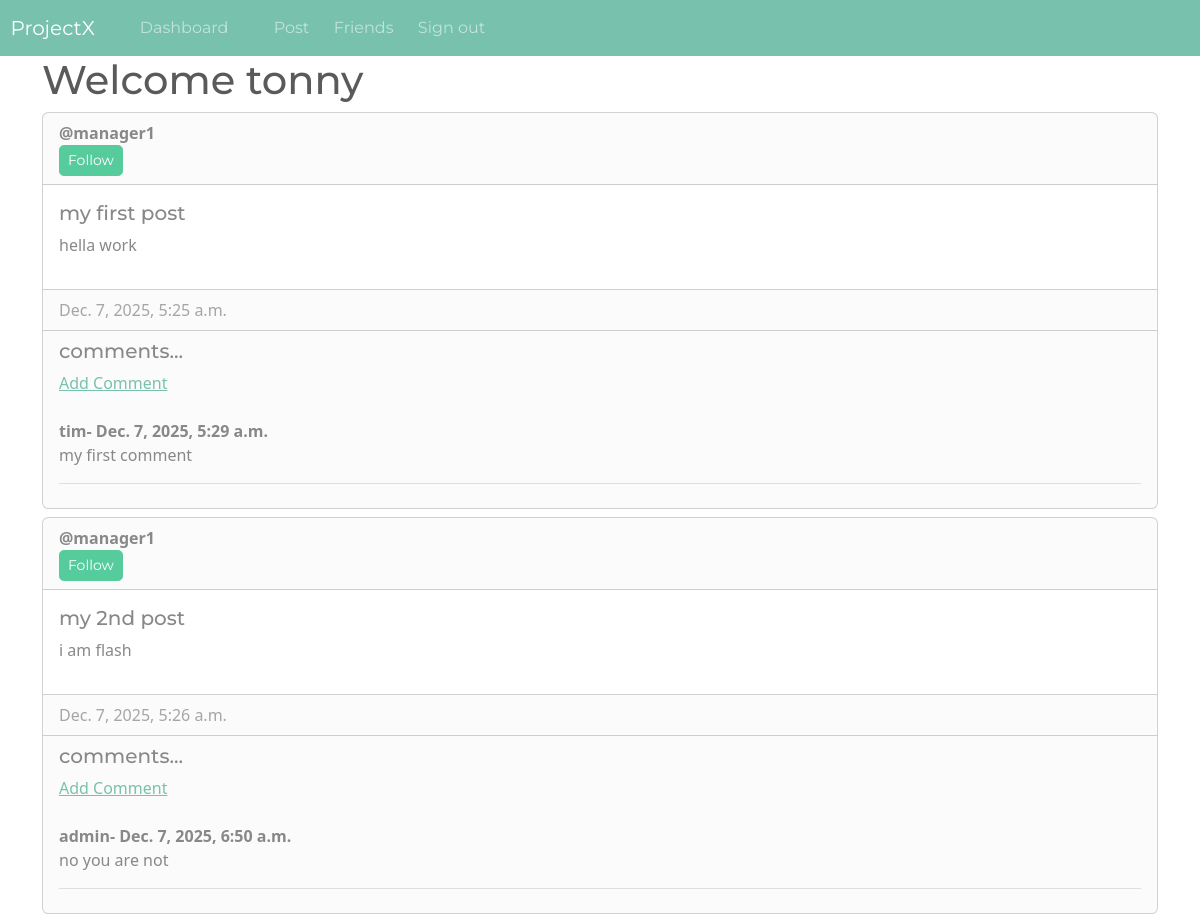
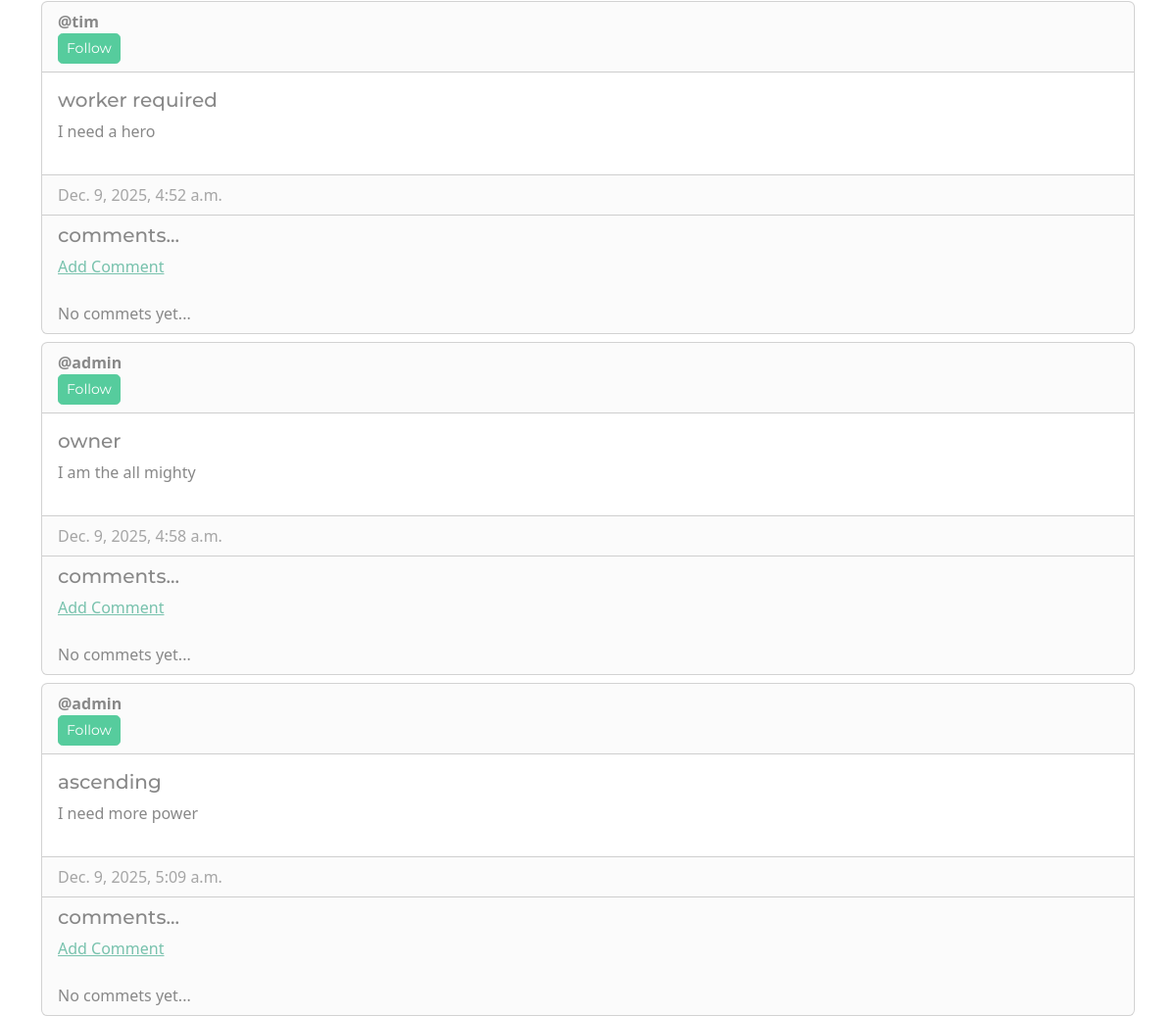
/dashboard (signed in), run on the app's committed database (2 pictures, top to bottom).
### databaseApp/models.py (models this page shows, shortened)
class Post(models.Model):
    author = models.ForeignKey(User, on_delete=models.CASCADE)
    title = models.CharField(max_length=200)
    description = models.TextField()
    created_at = models.DateTimeField(auto_now_add=True)

class Comment(models.Model):
    post = models.ForeignKey(Post, related_name="comments", on_delete=models.CASCADE)
    name = models.ForeignKey(User, on_delete=models.CASCADE)
    body = models.TextField()
    date_added = models.DateTimeField(auto_now_add=True)

### databaseApp/views.py (the view, shortened to what this page needs)
# urls.py: path('dashboard', views.dashboard, name="dashboard"),
@login_required(login_url='login')
def dashboard(request):
    posts= Post.objects.all()
    user=request.user
    profile=user.profile
    context ={
        'posts': posts
    }
    return render(request, 'dashboard.html', context=context)

### databaseApp/templates/dashboard.html (shortened to what this page needs)
{% extends 'base.html' %}
{% block content %}
    <h1>Welcome {{user}}</h1>
    {% for post in posts%}
        <div class ="card mt-2">
            <div class="card-header"><strong>@{{post.author.username}}</strong>
                {% if post.author != user %}
                {% if post.author not in user.profile.friends.all %}
                <form method="POST">
                    <button type="submit" class="btn btn-success btn-sm" name="follow-btn" value="{{post.author.id}}">Follow</button>
                </form>
                {% endif %}
                {% endif %}
        </div>
            <div class="card-body d-flex flex-row justify-content-between">
                <div>
                    <div>
                        <h5 class="card-title">{{post.title}}</h5>
                        <p>{{post.description}}</p>
                    </div>
                </div>
            </div>
            <div class="card-footer text-muted">{{post.created_at}}</div>
            <div class="card-footer">
                <h5>comments...</h5>
                <div>
                    <a href="{% url 'comment' post.pk %}">Add Comment</a>
                </div>
                    <br>
                {% if not post.comments.all %}
                    No commets yet...
                {% else %}
                    {% for comment in post.comments.all %}
                        <strong>
                            {{comment.name}}- {{comment.date_added}}
                        </strong>
                        <br>
                        {{comment.body}}
                        <br><hr>
                    {% endfor %}
                {% endif %}
            </div>
        </div>
    {% endfor %}
{% endblock %}

### databaseApp/templates/base.html (shortened to what this page needs)
{% load static %}
<!DOCTYPE html>
<html>
    <head>
        <link rel="stylesheet" type="text/css" href="https://bootswatch.com/5/minty/bootstrap.min.css">
        <link rel="stylesheet" type="text/css" href="{% static 'css/styles.css' %}">
    </head>
    <body>
        {% include 'navbar.html' %}
        <div class=" container">
            {% block content %}
            {% endblock %}
        </div>
    </body>
</html>

### databaseApp/templates/navbar.html (shortened to what this page needs)
<nav class="navbar navbar-expand-lg navbar-dark bg-primary justify-content-center">
    <a class="navbar-brand main-heading" href="{% url '' %}">
      &nbsp; ProjectX
    </a>
      <div class="collapse navbar-collapse text-center" id="navbarNavDropdown">
        <ul class="navbar-nav mr-auto">
          {% if user.is_authenticated %}
            <li class="nav-item">
              <a class="nav-link" href="{% url 'dashboard' %}">Dashboard &nbsp;  </a>
            </li>
            <li class="nav-item">
              <a class="nav-link" href="{% url 'create_post' %}">Post &nbsp;  </a>
            </li>
            <li class="nav-item">
              <a class="nav-link" href="{% url 'friends' %}">Friends &nbsp;  </a>
            </li>
            <li class="nav-item">
              <a class="nav-link" href="{% url 'logout' %}">Sign out &nbsp;  </a>
            </li>
        </ul>
        {% endif %}
      </div>
  </nav>

### data on the page
Post: author.username "manager1", title "my first post", description "hella work", created_at "Dec. 7, 2025, 5:25 a.m."
Comment: name "tim", date_added "Dec. 7, 2025, 5:29 a.m.", body "my first comment"
Post: author.username "manager1", title "my 2nd post", description "i am flash", created_at "Dec. 7, 2025, 5:26 a.m."
Comment: name "admin", date_added "Dec. 7, 2025, 6:50 a.m.", body "no you are not"
Post: author.username "tim", title "worker required", description "I need a hero", created_at "Dec. 9, 2025, 4:52 a.m.", shows "No commets yet..."
Post: author.username "admin", title "owner", description "I am the all mighty", created_at "Dec. 9, 2025, 4:58 a.m.", shows "No commets yet..."
Post: author.username "admin", title "ascending", description "I need more power", created_at "Dec. 9, 2025, 5:09 a.m.", shows "No commets yet..."

### other printed values
{{ user }} "tonny"
